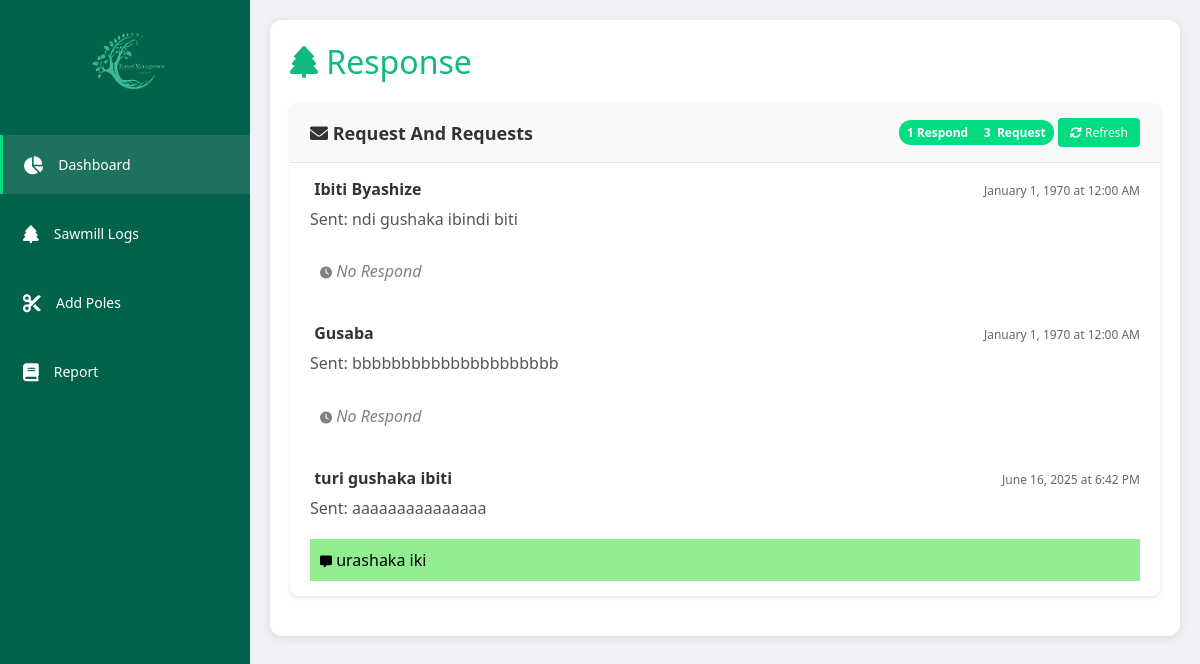
Page /Pole/pages/respond.php (signed in) on the earlier database version.
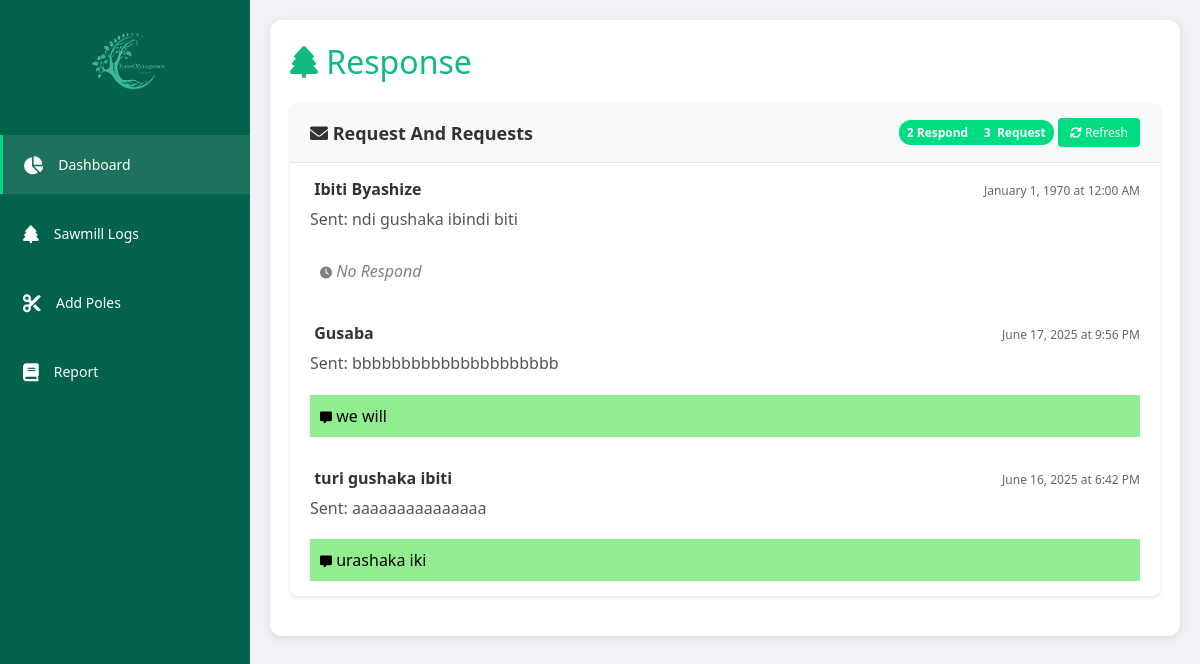
Same page on the later database version.
### tables this page shows
CREATE TABLE `request` (
  `r_id` int(11) NOT NULL,
  `title` varchar(500) DEFAULT NULL,
  `subject` varchar(500) DEFAULT NULL,
  `content` text DEFAULT NULL,
  `created_at` datetime DEFAULT NULL,
  `read_status` int(11) DEFAULT 0,
  `user` varchar(100) DEFAULT 'pole'
);

CREATE TABLE `received` (
  `re_id` int(11) NOT NULL,
  `req_id` int(11) DEFAULT NULL,
  `title` varchar(500) DEFAULT NULL,
  `subject` varchar(500) DEFAULT 'empty',
  `content` text DEFAULT NULL,
  `created_at` datetime DEFAULT current_timestamp(),
  `read_status` int(11) DEFAULT 0
);

### Pole/pages/respond.php (the view, shortened to what this page needs)
<!DOCTYPE html>
<html lang="en">
<head>
    <link rel="stylesheet" href="../css/style.css">
    <link rel="stylesheet" href="../css/table.css">
    <link rel="stylesheet" href="../css/send.css">
    <link rel="stylesheet" href="https://cdnjs.cloudflare.com/ajax/libs/font-awesome/4.7.0/css/font-awesome.min.css">
    <link rel="stylesheet" href="https://cdnjs.cloudflare.com/ajax/libs/font-awesome/6.0.0-beta3/css/all.min.css">
</head>
<body>
<?php
include '../menu/menu.php';
include '../../database/connection.php';
$sel = $pdo->query("SELECT COUNT(*) FROM received");
$sel->execute();
$received_count = $sel->fetchColumn();
$sel_2 = $pdo->query("SELECT COUNT(*) FROM request");
$sel_2->execute();
$received_count_2 = $sel_2->fetchColumn();
$fetch = $pdo->query("SELECT
rec.*,
rec.content as rec_content,
request.content as req_content,
rec.title as rec_title,
request.title as req_title
FROM request
LEFT JOIN received rec ON request.r_id = rec.re_id ORDER BY request.created_at DESC");
$fetch->execute();
$received_data = $fetch->fetchAll(PDO::FETCH_ASSOC);
?>
<div class="main-content">
    <div class="container">
        <h1><i class="fas fa-tree"></i> Response</h1>
        <div class="messages-section">
            <div class="messages-header">
                <h2><i class="fas fa-envelope"></i> Request And Requests</h2>
                <div>
                    <span class="message-count" id="messageCount"><?php echo $received_count .'&nbsp;Respond &nbsp;&nbsp;&nbsp; '. $received_count_2 .'&nbsp;&nbsp;Request' ?? 0; ?></span>
                    <button class="refresh-btn" onclick="refreshMessages()">
                        <i class="fas fa-sync-alt"></i> Refresh
                    </button>
                </div>
            </div>
            <?php foreach($received_data as $data):
            ?>
                <div class="messages-list" id="messagesList">
                <div class="message-item">
                    <div class="message-header">
                        <span class="message-sender"> <i class="fas fa-" title="Title"></i>  <?php echo $data['req_title']; ?></span>
                        <div>
                            <span class="message-time"><?php
                            $datetime = $data['created_at'];;
                                $readable = date("F j, Y \a\\t g:i A", strtotime($datetime));
                                echo $readable; ?></span>
                        </div>
                    </div>
                    <div class="message-content"><?php echo 'Sent: '. $data['req_content']; ?></div>
                    <div class="respond">
                        <?php if($data['title'] == NULL): ?>
                        <p class="admin-fild" style=" color:gray; font-style: italic; " ><i class="fas fa-clock i" title="Pending"></i> No Respond</p>
                        <?php else: ?>
                        <p class="request admin-fild"><i class="fas fa-message i" title="Respond"></i> <?php echo $data['rec_content']; ?></p>
                        <?php endif; ?>
                    </div>
                </div>
            </div>
            <?php endforeach; ?>
        </div>
    </div>
</div>
</body>
</html>

Differences in the rows shown:
no longer on this page (row unchanged): request: title "Gusaba", readable "January 1, 1970 at 12:00 AM", content "bbbbbbbbbbbbbbbbbbbbb", shows "No Respond"
added received: request.title "Gusaba", created_at "June 17, 2025 at 9:56 PM", request.content "bbbbbbbbbbbbbbbbbbbbb", content "we will"
Other differences:
text no longer shown: "1 Respond 3 Request"
text now shown: "2 Respond 3 Request"
